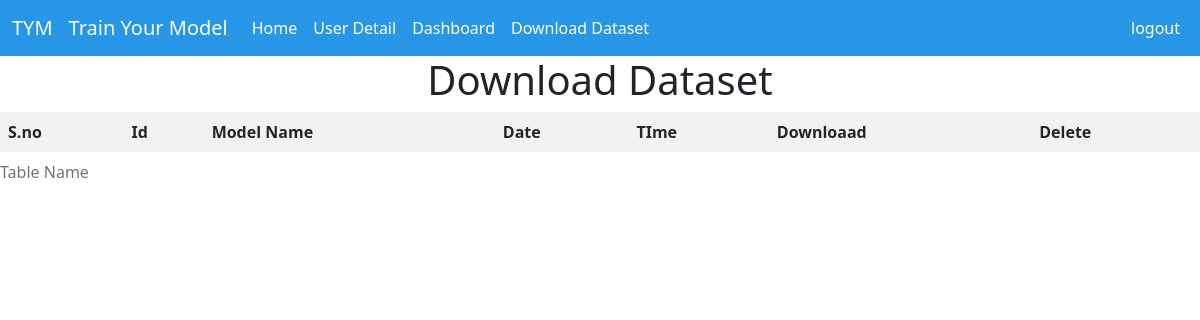
Before: /user_trained_model (signed in) with the older database file.
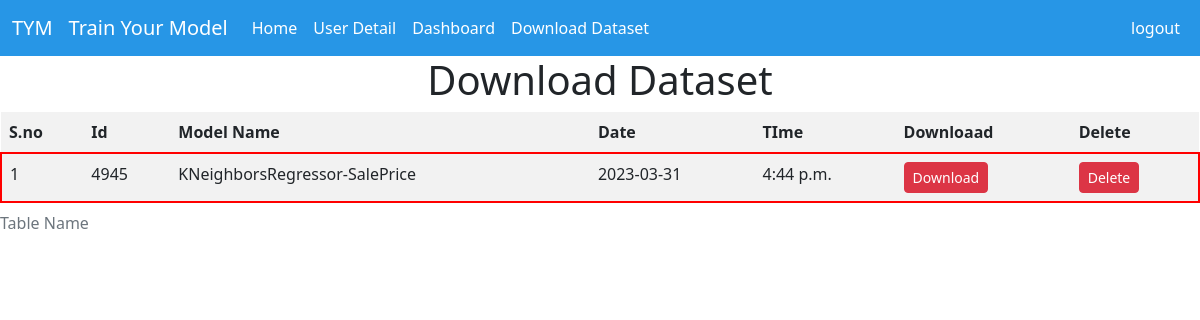
After: the same page with the newer database file.
### Train_model/models.py (models this page shows)
class TrainedModel(models.Model):
    uniqueid=models.IntegerField(primary_key=True)
    username=models.CharField(max_length=20)
    location=models.CharField(max_length=200)
    modelname=models.CharField(max_length=40)
    date=models.CharField(max_length=30,null=True)
    time=models.TimeField(max_length=200)

### Train_model/views.py (the view)
# urls.py: path("user_trained_model",user_trained_model,name="user_trained_model"),
def user_trained_model(request):
     data=TrainedModel.objects.filter(username=request.user.username)
     print(f"the username is {request.user.username}")
     print("Printing Trained Model")
     d={'data': data}
     return render(request,"user_trained_model.html",d)

### Train_model/templates/user_trained_model.html (shortened to what this page needs)
{% extends 'layout/base.html' %}
{% load static %}
{% block content %}
<div class="table-responsive">
    <center>
        <h1>Download Dataset</h1>
    </center>
    <table class="table table-striped table-hove	table-borderless table-primaryalign-middle">
        <thead class="table-dark">
            <caption>Table Name</caption>
            <tr>
                <th>S.no</th>
                <th>Id</th>
                <th>Model Name</th>
                <th>Date</th>
                <th>TIme</th>
                <th>Downloaad</th>
                <th>Delete</th>
            </tr>
        </thead>
        <tbody class=>
            {% for i in data %}
            <tr class="rows">
                <td>{{forloop.counter}}</td>
                <td scope="row ml - 5">{{i.uniqueid}}</td>
                <td scope="row">{{i.modelname}}</td>
                <td scope="row">{{i.date}}</td>
                <td scope="row">{{i.time}}</td>
                <td><a href="{% url 'download_model' i.uniqueid %}" class="btn btn-danger btn-sm">Download</a></td>
                <td><a href="{% url 'delete_model' i.uniqueid %}" class="btn btn-danger btn-sm">Delete</a></td>
                {% endfor %}
            </tr>
        </tbody>
    </table>
</div>
    {% endblock %}

### Train_model/templates/layout/base.html (shortened to what this page needs)
<!doctype html>
<html lang="en">
<head>
  <link href="https://cdn.jsdelivr.net/npm/bootstrap@5.2.1/dist/css/bootstrap.min.css" rel="stylesheet"
>
</head>
<body>
  <header>
    {% include 'includes/navbar.html' %}
  </header>
  <main>
    {% block content %}{% endblock %}
  </main>
</body>
</html>

### Train_model/templates/includes/navbar.html (shortened to what this page needs)
<nav class="navbar navbar-expand-lg navbar-dark" style="background-color: #2796e6;">
    <div class="container-fluid">
        <a class="navbar-brand" href="#">TYM</a>
        <a class="navbar-brand" href="#">Train Your Model</a>
        <div class="collapse navbar-collapse" id="collapsibleNavId">
            {% if user.is_authenticated %}
            {% if user.username == 'admin' %}
            <ul class="navbar-nav me-auto mt-2 mt-lg-0">
                <li class="nav-item">
                    <a class="nav-link active" href="{% url 'user_home' %}" aria-current="page">Home <span class="visually-hidden">(current)</span></a>
                </li>
                <li class="nav-item">
                    <a class="nav-link active" href="/" aria-current="page">User Detail <span class="visually-hidden">(current)</span></a>
                </li>
                <li class="nav-item">
                    <a class="nav-link active" href="{% url 'admin:index' %}" aria-current="page">Dashboard <span class="visually-hidden">(current)</span></a>
                </li>
                <li class="nav-item">
                    <a class="nav-link active" href="{% url 'interface_download_dataset' %}" aria-current="page">Download Dataset <span class="visually-hidden">(current)</span></a>
                </li>
            </ul>
            {% endif %}
            <ul class="navbar-nav ms-auto mt-2 mt-lg-0">
                <li class="nav-item">
                    <a class="nav-link active" href="{% url 'logout' %}" aria-current="page">logout <span class="visually-hidden">(current)</span></a>
                </li>
            </ul>
            {% endif %}
        </div>
    </div>
</nav>

### Train_model/templates/user_trained_model.html (style rules this page uses)
.rows { margin-top: 10rem; margin:10rem; border:2px solid red; }

Changed rows visible on the page:
added TrainedModel: uniqueid "4945", modelname "KNeighborsRegressor-SalePrice", date "2023-03-31", time "4:44 p.m."
